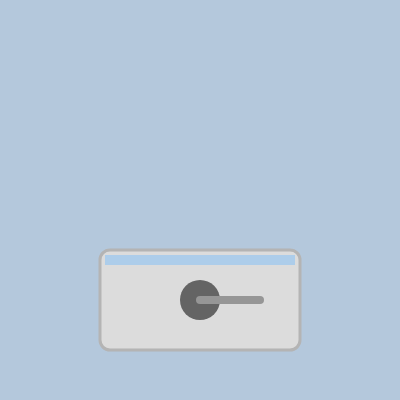
Frame 1 (no input)
Frame 60 (no input): identical to frame 1, image omitted
Frame 120 (the mouse pressed at the canvas centre since frame 60): identical to frame 1, image omitted

The p5.js sketch that drew this single still picture (run headless with seeded random() and noise() and a simulated clock; from frame 60 on, the mouse is pressed at the canvas centre):

// p5.js sketch
// ── sketch.js
let faucetHandle;
let waterStream;
let basin;

function setup() {
  createCanvas(400, 400);
  faucetHandle = new FaucetHandle(200, 300);
  waterStream = new WaterStream();
  basin = new Basin();
}

function draw() {
  background(180, 200, 220);
  
  basin.display();
  faucetHandle.update();
  faucetHandle.display();
  
  if (faucetHandle.isTurning) {
    waterStream.start();
    waterStream.update(faucetHandle.angle);
  } else {
    waterStream.stop();
  }
  waterStream.display();
}

class FaucetHandle {
  constructor(x, y) {
    this.x = x;
    this.y = y;
    this.angle = 0;
    this.isTurning = false;
    this.targetAngle = 0;
    this.rotationSpeed = 0.05;
    this.handleLength = 60;
    this.handleWidth = 8;
    this.baseRadius = 20;
  }

  update() {
    if (this.isTurning) {
      this.angle += (this.targetAngle - this.angle) * this.rotationSpeed;
    }
  }

  display() {
    push();
    translate(this.x, this.y);
    rotate(this.angle);
    
    // Base circle
    fill(100);
    noStroke();
    ellipse(0, 0, this.baseRadius * 2);
    
    // Handle
    stroke(150);
    strokeWeight(this.handleWidth);
    line(0, 0, this.handleLength, 0);
    
    pop();
  }
}

class WaterStream {
  constructor() {
    this.drops = [];
    this.active = false;
    this.maxDrops = 200;
  }

  start() {
    this.active = true;
  }

  stop() {
    this.active = false;
  }

  update(angle) {
    if (!this.active) return;

    if (frameCount % 3 === 0) {
      const drop = new WaterDrop();
      drop.x = 200 + cos(angle) * 50;
      drop.y = 300 - sin(angle) * 50;
      drop.vx = random(-1, 1);
      drop.vy = random(-3, -1);
      drop.life = 255;
      this.drops.push(drop);
    }

    for (let i = this.drops.length - 1; i >= 0; i--) {
      const drop = this.drops[i];
      drop.update();
      if (drop.life <= 0) {
        this.drops.splice(i, 1);
      }
    }
  }

  display() {
    for (const drop of this.drops) {
      drop.display();
    }
  }
}

class WaterDrop {
  constructor() {
    this.x = 0;
    this.y = 0;
    this.vx = 0;
    this.vy = 0;
    this.life = 255;
  }

  update() {
    this.x += this.vx;
    this.y += this.vy;
    this.vy += 0.1;
    this.life -= 3;
  }

  display() {
    noStroke();
    fill(100, 180, 255, this.life);
    ellipse(this.x, this.y, 4);
  }
}

class Basin {
  constructor() {
    this.width = 200;
    this.height = 100;
    this.x = (width - this.width) / 2;
    this.y = height - this.height - 50;
  }

  display() {
    fill(220);
    noStroke();
    rect(this.x, this.y, this.width, this.height, 10);

    // Basin rim
    stroke(180);
    strokeWeight(3);
    noFill();
    rect(this.x, this.y, this.width, this.height, 10);
    
    // Water surface
    fill(100, 180, 255, 100);
    noStroke();
    rect(this.x + 5, this.y + 5, this.width - 10, 10);
  }
}

function mouseDragged() {
  if (dist(mouseX, mouseY, 200, 300) < 80) {
    faucetHandle.isTurning = true;
    const dx = mouseX - 200;
    const dy = mouseY - 300;
    faucetHandle.targetAngle = atan2(dy, dx);
  }
}

function mouseReleased() {
  faucetHandle.isTurning = false;
}
